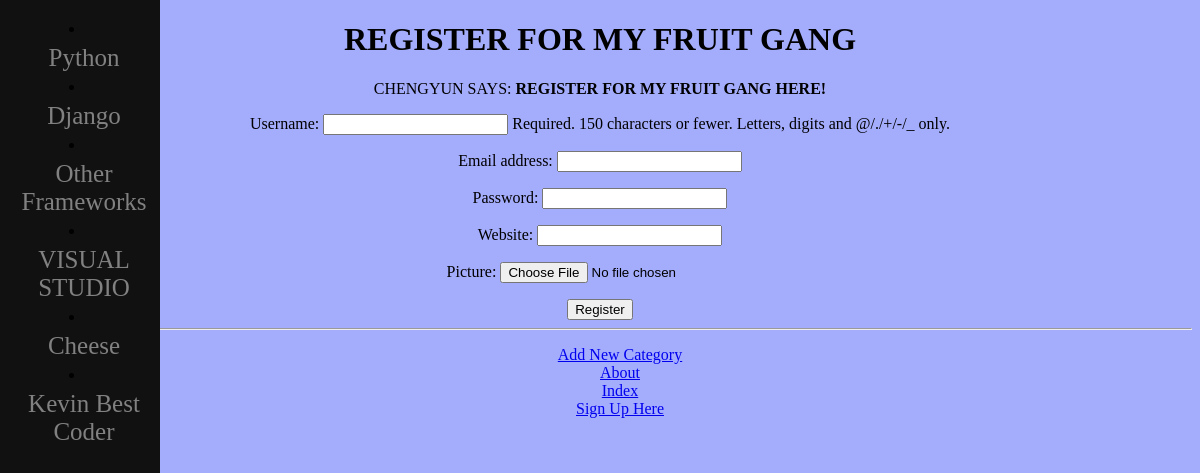
/rango/register, run on the app's committed database.
### rango/models.py (models this page shows, shortened)
class Category(models.Model):
    name = models.CharField(max_length=128, unique=True)
    views = models.IntegerField(default=0)
    likes = models.IntegerField(default=0)
    slug = models.SlugField(unique=True)
    class Meta:
        verbose_name_plural = 'categories'

### rango/views.py (the view)
# urls.py: path('register', views.register, name='register'),
def register(request):
    registered = False
    if request.method == 'POST':
        user_form = UserForm(data=request.POST)
        profile_form = UserProfileForm(data=request.POST)
        if user_form.is_valid() and profile_form.is_valid():
            user = user_form.save()
            user.set_password(user.password)
            user.save()
            profile = profile_form.save(commit=False)
            profile.user = user
            if 'picture' in request.FILES:
                profile.picture = request.FILES['picture']
            profile.save()
            registered = True
        else:
            print(user_form.errors, profile_form.errors)
    else:
        user_form = UserForm()
        profile_form = UserProfileForm()
    return render(request,'rango/register.html',
    {'user_form':user_form,'profile_form':profile_form,'registered':registered})

### rango/forms.py
class UserForm(forms.ModelForm):
    password = forms.CharField(widget=forms.PasswordInput())
    class Meta:
        model = User
        fields = ('username', 'email', 'password')

class UserProfileForm(forms.ModelForm):
    website = forms.URLField(required=False)
    picture = forms.ImageField(required=False)
    class Meta:
        model = UserProfile
        exclude = ('user',)

### rango/templatetags/rango_template_tags.py (called while the page is built)
@register.inclusion_tag('rango/cats.html') #mash up rango/cats.html with a method called get_category_list() which contains all categories
def get_category_list(cat=None):
    print(cat)
    return {'cats':Category.objects.all(),
    'act_cat':cat} #cat does not update its value to the current category being visited

### templates/rango/register.html (shortened to what this page needs)
{% extends 'rango/base.html' %}
{% load static %}
{% block body_block %}
<body style= "text-align:left; background-color: plum">
<h1> REGISTER FOR MY FRUIT GANG</h1>
    {% if registered %}
        CHENGYUN SAYS: <strong> WELCOME TO MY FRUIT EMPIRE! BUY MORE FRUITS!</strong><br />
        <a href="{% url 'rango:index' %}"> RETURN TO HOMEPAGE</a><br />
    {% else %}
        CHENGYUN SAYS: <strong> REGISTER FOR MY FRUIT GANG HERE!</strong>
        <form id="user_form" method="post" action="{% url 'rango:register' %}"
        enctype="multipart/form-data">
        {{ user_form.as_p}}
        {{ profile_form.as_p}}
        <input type="submit" name="submit" value="Register" />
        </form>
    {% endif %}
{% endblock %}

### templates/rango/cats.html
{% for c in cats %}
    {% if c == act_cat %}
    <li>
        <strong>
        <a href="{% url 'rango:show_category' c.slug %}">{{ c.name }}</a>
        </strong>
    </li>
    {% else %}
    <li>
        <a href="{% url 'rango:show_category' c.slug %}">{{ c.name }}</a>
    </li>
    {% endif %}
{% endfor %}

### static/css/sidenav.css (style rules this page uses)
.sidenav a { padding: 6px 8px 6px 16px; text-decoration: none; font-size: 25px; color: #818181; display: block; }

### data on the page
Category: name "Python"
Category: name "Django"
Category: name "Other Frameworks"
Category: name "VISUAL STUDIO"
Category: name "Cheese"
Category: name "Kevin Best Coder"
